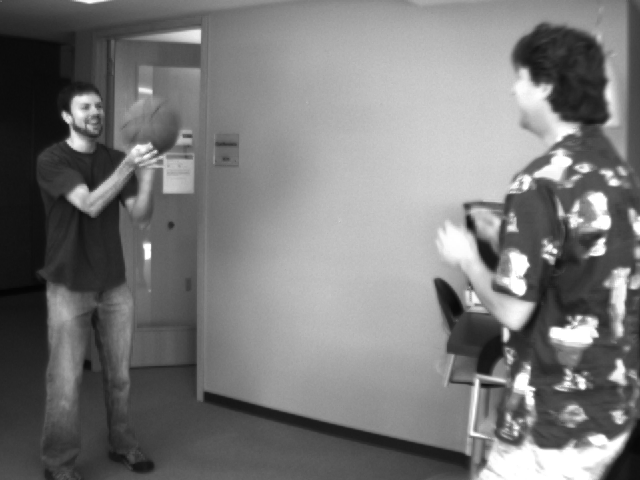
#> input picture PA2/OpticalFlow/basketball1.png, 640 x 480 px
$ python LucasKanade.py
#> lines starting #> are read from the running program, lines starting #| are printed output that depends on the picture; after the words box and inside, x2 and y2 are one past the last pixel; in counts of white or black regions, pixels touching at a corner belong together
import cv2
import numpy
import matplotlib
import control
from matplotlib import pyplot

'''
    My original Lucas-Kanade application shows horizontal movement in the basketball that makes
with a visual comparison of the two images. I use key points to track and find about 120 corners
in the image to track the movement at. I print the vectors on the second image to show were the
features were calculated to have moved from to where they are now. The white dots on the image
should be considered as the head of the arrows. Since the ball does not have many corners, it did
not get a lot of points returned for it by goodFeaturesToTrack. I experimented a lot on different
feature finding parameters to get a decenet amount to show up on the ball and hands.
    I adapted my code to have parameters for whether it is using a pyramid and the total amount of
levels. I apply the LK algorithm on each level and add the results to the u adn v matrices. I
found that each level increase in the pyramid made my output look worse. The kernel size did not
appear to affect my outputs that much. I setteled on showing the window size and max levels that I
did because I thought it showed the progression of pyramid levels the best. The lines on the ball
get bigger which is good because it should be ht ebiggest movement between the frames and the point
of the pyramids to find the bigger motions. There is a problem with some of the key points getting
much longer lines than they should based on some problem in the applied algorithm.
    I provided the images in this directory to show for security in case this is somhow unable to
run on your machine.
'''

# Suppress runtimewarning for dividing by zero
numpy.seterr(divide='ignore', invalid='ignore')

# Input: Two sequenced images, boolean pyramid use, level index, and max levels
# Prints the second image with colored velocity vectors at key points
def lucasKanade(first, second, pyr_mode=False, maxLvl=1):
    # Parameters for GaussianBlur
    gauss_params = dict( ksize = (5, 5),
                         sigmaX = 1 )

    # Parameters for goodFeaturesToTrack
    feat_params = dict( maxCorners = 250,
                        qualityLevel = .008,
                        minDistance = 10,
                        blockSize = 10 )

    # Set the images for the
    if not pyr_mode:
        img1 = first
        img2 = second

    # Loop though every level of the input pyramid
    for lvl in range(maxLvl):
        # Update the pyramid level
        if pyr_mode:
            img1 = first[lvl * 2]
            img2 = second[lvl * 2]

        # Calculate I_t and apply a Gaussian Blur
        iT = img2 - img1
        iT = cv2.GaussianBlur(iT, **gauss_params)

        # Calculate I_x and I_y and apply a Gaussian Blur
        x1, y1 = numpy.gradient(img1)
        x2, y2 = numpy.gradient(img2)
        iX = (x1 + x2) // 2
        iY = (y1 + y2) // 2
        iX = cv2.GaussianBlur(iX, **gauss_params)
        iY = cv2.GaussianBlur(iY, **gauss_params)

        # Calculate the tensor representations in the LK formula
        kernel = numpy.ones((5, 5)) / 25
        tXX = cv2.filter2D(iX * iX, -1, kernel)
        tYY = cv2.filter2D(iY * iY, -1, kernel)
        tXY = cv2.filter2D(iX * iY, -1, kernel)
        tXT = cv2.filter2D(iX * iT, -1, kernel)
        tYT = cv2.filter2D(iY * iT, -1, kernel)

        # Calculate the u and v values for change in x and y positions
        if lvl == 0:
            u = ((tYT * tXY) - (tXT * tYY)) / ((tXX * tYY) - (tXY ** 2))
            v = ((tXT * tXY) - (tYT * tXX)) / ((tXX * tYY) - (tXY ** 2))
        else:
            u1 = ((tYT * tXY) - (tXT * tYY)) / ((tXX * tYY) - (tXY ** 2))
            v1 = ((tXT * tXY) - (tYT * tXX)) / ((tXX * tYY) - (tXY ** 2))
            for i in range(u1.shape[0]):
                for j in range(u1.shape[1]):
                    u[i * 2 ** lvl][j * 2 ** lvl] += u1[i][j]
                    v[i * 2 ** lvl][j * 2 ** lvl] += v1[i][j]

    # Reset the second image to show
    if pyr_mode:
        img2 = second[0]

    # Find corners in the second image
    corners2 = cv2.goodFeaturesToTrack(img2, **feat_params)

    # Draw dots at all the found-corners (will be the head of the vectors)
    corner_pts2 = list()
    for i in range(len(corners2)):
        x, y = corners2[i].ravel()
        corner_pts2.append((int(x), int(y)))
        cv2.circle(img2, (x, y), 1, 255, -1)

    # Plot the second image
    pyplot.subplot(111), pyplot.imshow(img2, cmap='gray')

    # Adjust the title based on if pyramids are used
    if not pyr_mode:
        pyplot.title('Lucas-Kanade')
    else:
        pyplot.title('Lucas-Kanade with Pyramids')

    # Take off the x and y ticks
    pyplot.xticks([]), pyplot.yticks([])

    # Draw randomly colored lines for the velocity at each corner found before
    hsv = matplotlib.cm.get_cmap('hsv')
    height = img2.shape[0]
    length = len(corner_pts2)
    for i in range(length):
        x, y = corner_pts2[i]
        color = hsv(int(i/length * 255))
        if x < height:
            pyplot.arrow(x, y, u[x][y], v[x][y], color=color)
        else:
            pyplot.arrow(x, y, u[y][x], v[y][x], color=color)

    # Show the images
    pyplot.show()

# Parameters for making a pyramid
kSize = 9
pyr_params = dict( winSize = (kSize, kSize),
                   maxLevel = 4 )

# Open the images
img1 = cv2.imread("./basketball1.png", cv2.IMREAD_GRAYSCALE)
#> img1 is the input picture: shape (480, 640); min 4, max 255, mean 120.3
img2 = cv2.imread("./basketball2.png", cv2.IMREAD_GRAYSCALE)
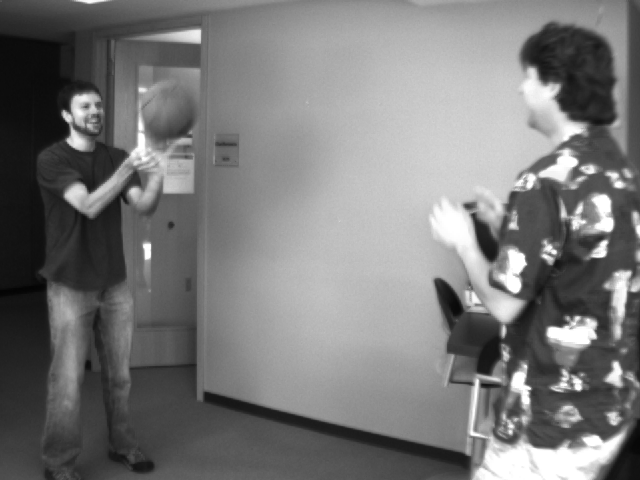
#> input picture PA2/OpticalFlow/basketball2.png, 640 x 480 px
#> img2 is the input picture: shape (480, 640); min 4, max 255, mean 119.9

# Create a pyramid of the image
retval, pyr1 = cv2.buildOpticalFlowPyramid(img1, **pyr_params)
#> retval = 4; pyr1 = 10 items
retval, pyr2 = cv2.buildOpticalFlowPyramid(img2, **pyr_params)
#> pyr2 = 10 items

# Apply the Lucas-Kanade algorithm to the images
lucasKanade(img1, img2)
#> the loop in lucasKanade, `for lvl in range(maxLvl):` made 1 pass
#> pass 1, in lucasKanade, `iT = cv2.GaussianBlur(iT, **gauss_params)`:
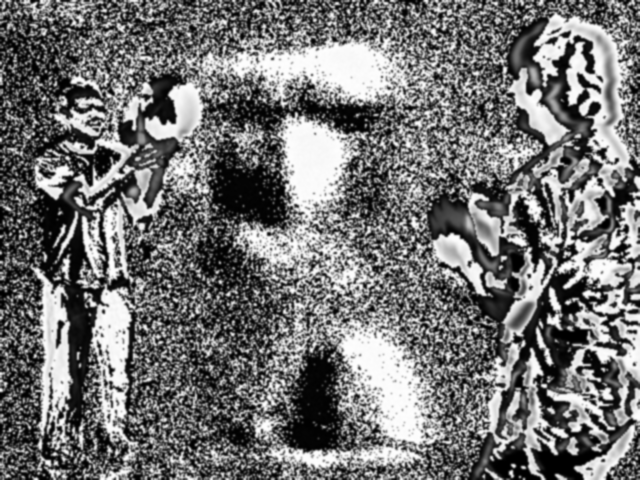
#> iT: shape (480, 640); min 0, max 255, mean 114.5
#> after the loop in lucasKanade, `for lvl in range(maxLvl):`:
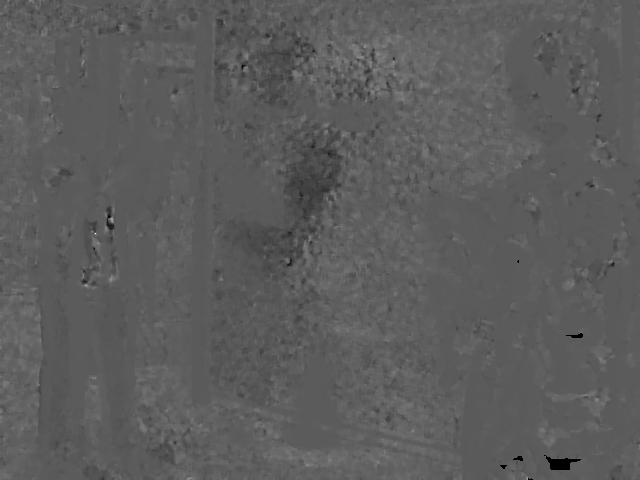
#> v: shape (480, 640) float64; 0.12% of the values are NaN or infinite; the others: min -1648.5, max 2968.3, mean 31.6; drawn with min black, max white, NaN and infinite black
#> in lucasKanade, `corners2 = cv2.goodFeaturesToTrack(img2, **feat_params)`: corners2 = 250 rows, first 8: [578, 387], [529, 390], [577, 162], [553, 257], [514, 226], [631, 290], [550, 331], [479, 379]
#> the loop in lucasKanade, `for i in range(len(corners2)):` made 250 passes
#> after the loop in lucasKanade, `for i in range(len(corners2)):`:
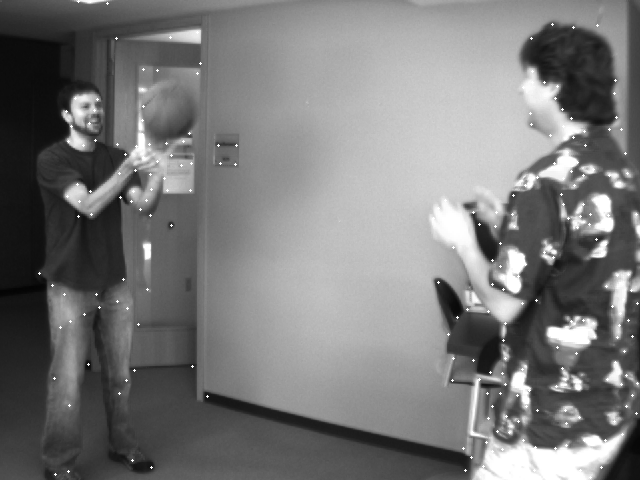
#> img2: shape (480, 640); 0.39% of pixels changed, all inside (x1, y1, x2, y2) = (38, 0, 639, 479)
#> after the loop in lucasKanade, `for i in range(len(corners2)):`: corner_pts2 = 250 pairs, first value 39 to 637, second value 1 to 477
#> in lucasKanade, `length = len(corner_pts2)`: length = 250
#> the loop in lucasKanade, `for i in range(length):` made 250 passes
#> (x, y, color) on passes 1 to 3: (578, 387, (1, 0, 0, 1)), (529, 390, (1, 0.0232, 0, 1)), (577, 162, (1, 0.0463, 0, 1))

# Apply the Lucas_kanade algorithm to the pyramids
lucasKanade(pyr1, pyr2, True, retval + 1)
#> call 2 of lucasKanade, with pyr_mode = True, maxLvl = 5
#> after the loop in lucasKanade (call 2), `for lvl in range(maxLvl):`:
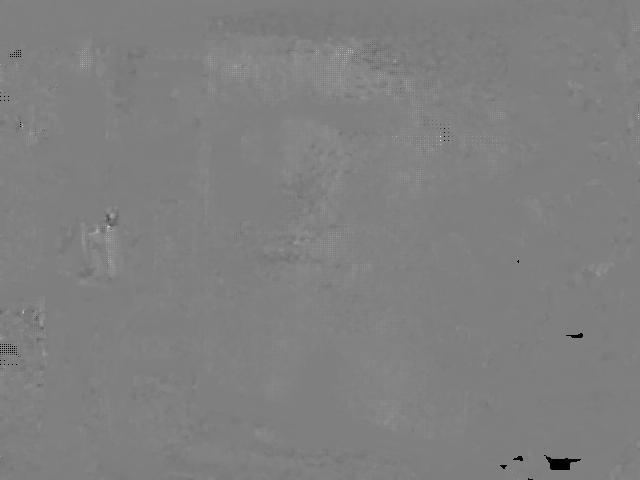
#> u: shape (480, 640) float64; 0.14% of the values are NaN or infinite; the others: min -7096.4, max 7145.8, mean 66.24; drawn with min black, max white, NaN and infinite black
#> after the loop in lucasKanade (call 2), `for lvl in range(maxLvl):`:
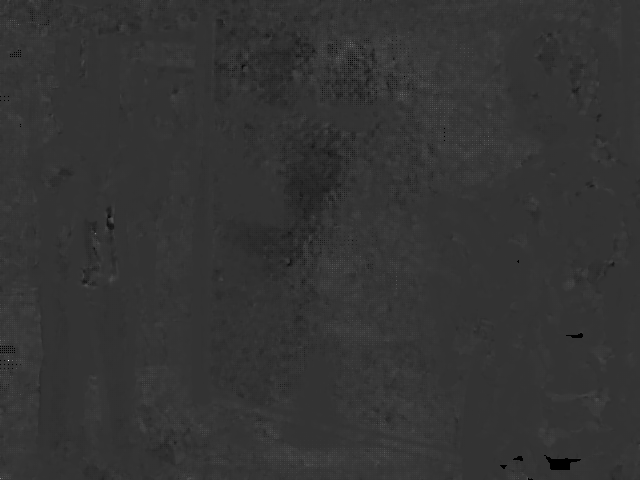
#> v: shape (480, 640) float64; 0.14% of the values are NaN or infinite; the others: min -2068.8, max 8139.3, mean 32.48; drawn with min black, max white, NaN and infinite black
#> the loop in lucasKanade (call 2), `for i in range(len(corners2)):` made 250 passes
#> the loop in lucasKanade (call 2), `for i in range(length):` made 250 passes
#> in lucasKanade (call 2), `pyplot.show()`:
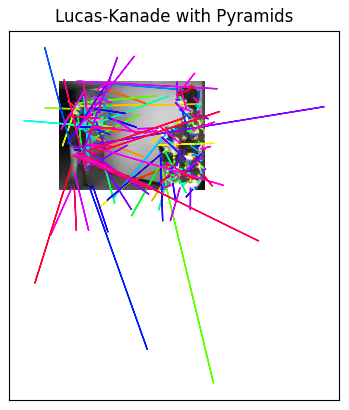
#> figure drawn by matplotlib, 1 panel
